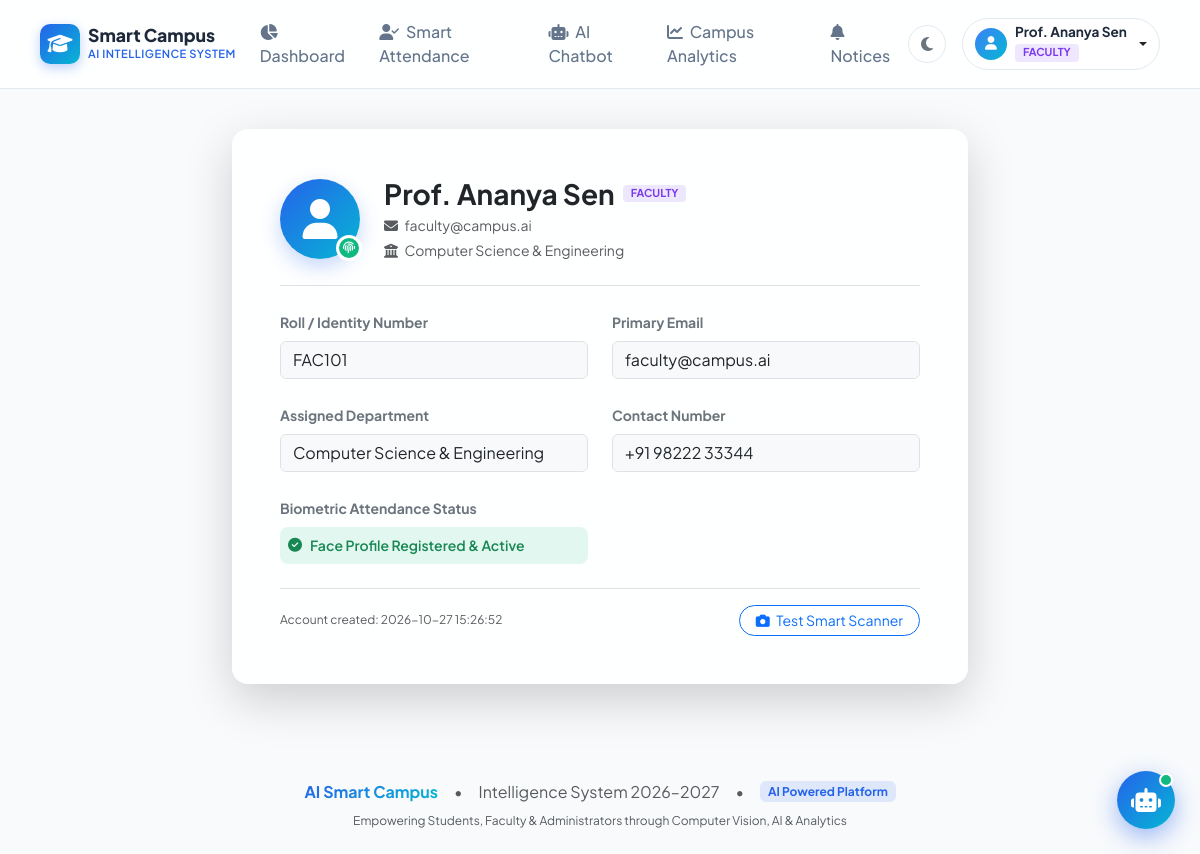
Screenshot of /profile (signed in) with the database file from the repository.
### tables this page shows
CREATE TABLE users (
    id INTEGER PRIMARY KEY AUTOINCREMENT,
    roll_number VARCHAR(50) UNIQUE,
    name VARCHAR(100) NOT NULL,
    email VARCHAR(120) UNIQUE NOT NULL,
    password_hash VARCHAR(255) NOT NULL,
    role VARCHAR(20) NOT NULL DEFAULT 'student', -- 'student', 'faculty', 'admin'
    department VARCHAR(100) DEFAULT 'Computer Science & Engineering',
    semester INTEGER DEFAULT 6,
    phone VARCHAR(20) DEFAULT '+91 98765 43210',
    face_image VARCHAR(255) DEFAULT 'default_avatar.png',
    cgpa REAL DEFAULT 8.75,
    created_at TIMESTAMP DEFAULT CURRENT_TIMESTAMP
);

### app.py (the view)
@app.route('/profile')
@login_required
def profile():
    user = get_current_user()
    return render_template('profile.html', user=user)

### app.py (called while the page is built)
def login_required(f):
    @wraps(f)
    def decorated_function(*args, **kwargs):
        if 'user_id' not in session:
            flash("Please sign in to access this page.", "warning")
            return redirect(url_for('login'))
        return f(*args, **kwargs)
    return decorated_function

def get_current_user():
    if 'user_id' not in session:
        return None
    conn = get_db_connection()
    user = conn.execute("SELECT * FROM users WHERE id = ?", (session['user_id'],)).fetchone()
    conn.close()
    return user

@app.context_processor
def inject_user():
    return dict(current_user=get_current_user(), now=datetime.now())

### database/db.py (called while the page is built)
def get_db_connection():
    conn = sqlite3.connect(DB_PATH)
    conn.row_factory = sqlite3.Row
    return conn

### templates/profile.html (shortened to what this page needs)
{% extends 'base.html' %}
{% block content %}
<div class="container py-4">
    <div class="row justify-content-center">
        <div class="col-lg-8">
            <div class="card card-glass border-0 shadow-lg p-4 p-md-5">
                <div class="d-flex flex-column flex-sm-row align-items-center gap-4 pb-4 border-bottom">
                    <div class="user-avatar-lg position-relative">
                        <i class="fa-solid fa-user text-white fs-1"></i>
                        <span class="biometric-badge-verified" title="Biometric Face Enrolled">
                            <i class="fa-solid fa-fingerprint"></i>
                        </span>
                    </div>
                    <div class="text-center text-sm-start">
                        <div class="d-flex flex-wrap align-items-center justify-content-center justify-content-sm-start gap-2 mb-1">
                            <h3 class="fw-bold text-dark mb-0">{{ user.name }}</h3>
                            <span class="badge badge-role-{{ user.role }}">{{ user.role|upper }}</span>
                        </div>
                        <p class="text-muted small mb-1">
                            <i class="fa-solid fa-envelope me-1"></i> {{ user.email }}
                        </p>
                        <p class="text-muted small mb-0">
                            <i class="fa-solid fa-building-columns me-1"></i> {{ user.department }}
                        </p>
                    </div>
                </div>
                <div class="row g-4 pt-4">
                    <div class="col-md-6">
                        <label class="form-label text-secondary small fw-bold">Roll / Identity Number</label>
                        <input type="text" class="form-control bg-light" value="{{ user.roll_number or 'STAFF-AUTH' }}" readonly>
                    </div>
                    <div class="col-md-6">
                        <label class="form-label text-secondary small fw-bold">Primary Email</label>
                        <input type="text" class="form-control bg-light" value="{{ user.email }}" readonly>
                    </div>
                    <div class="col-md-6">
                        <label class="form-label text-secondary small fw-bold">Assigned Department</label>
                        <input type="text" class="form-control bg-light" value="{{ user.department }}" readonly>
                    </div>
                    <div class="col-md-6">
                        <label class="form-label text-secondary small fw-bold">Contact Number</label>
                        <input type="text" class="form-control bg-light" value="{{ user.phone }}" readonly>
                    </div>
                    <div class="col-md-6">
                        <label class="form-label text-secondary small fw-bold">Biometric Attendance Status</label>
                        <div class="d-flex align-items-center gap-2 p-2 rounded-3 bg-soft-success text-success fw-semibold small">
                            <i class="fa-solid fa-circle-check"></i>
                            <span>Face Profile Registered & Active</span>
                        </div>
                    </div>
                </div>
                <div class="mt-4 pt-3 border-top d-flex justify-content-between align-items-center">
                    <span class="text-muted font-xs">Account created: {{ user.created_at }}</span>
                    <a href="{{ url_for('attendance') }}" class="btn btn-outline-primary btn-sm rounded-pill px-3">
                        <i class="fa-solid fa-camera me-1"></i> Test Smart Scanner
                    </a>
                </div>
            </div>
        </div>
    </div>
</div>
{% endblock %}

### templates/base.html (shortened to what this page needs)
<!DOCTYPE html>
<html lang="en">
<head>
    <link rel="stylesheet" href="https://cdnjs.cloudflare.com/ajax/libs/font-awesome/6.5.1/css/all.min.css">
    <link href="https://cdn.jsdelivr.net/npm/bootstrap@5.3.3/dist/css/bootstrap.min.css" rel="stylesheet">
    <link rel="stylesheet" href="{{ url_for('static', filename='css/style.css') }}">
</head>
<body class="theme-light">
    <nav class="navbar navbar-expand-lg navbar-glass sticky-top">
        <div class="container-fluid px-lg-4">
            <a class="navbar-brand d-flex align-items-center gap-2" href="{{ url_for('dashboard') if session.get('user_id') else url_for('login') }}">
                <div class="brand-logo-icon">
                    <i class="fa-solid fa-graduation-cap"></i>
                </div>
                <div class="d-flex flex-column">
                    <span class="brand-title">Smart Campus</span>
                    <span class="brand-subtitle">AI Intelligence System</span>
                </div>
            </a>
            {% if session.get('user_id') %}
            <div class="collapse navbar-collapse" id="navbarContent">
                <ul class="navbar-nav mx-auto mb-2 mb-lg-0 gap-lg-2">
                    <li class="nav-item">
                        <a class="nav-link {% if request.endpoint == 'dashboard' %}active{% endif %}" href="{{ url_for('dashboard') }}">
                            <i class="fa-solid fa-chart-pie me-1"></i> Dashboard
                        </a>
                    </li>
                    <li class="nav-item">
                        <a class="nav-link {% if request.endpoint == 'attendance' %}active{% endif %}" href="{{ url_for('attendance') }}">
                            <i class="fa-solid fa-user-check me-1"></i> Smart Attendance
                        </a>
                    </li>
                    <li class="nav-item">
                        <a class="nav-link {% if request.endpoint == 'chatbot' %}active{% endif %}" href="{{ url_for('chatbot') }}">
                            <i class="fa-solid fa-robot me-1"></i> AI Chatbot
                        </a>
                    </li>
                    <li class="nav-item">
                        <a class="nav-link {% if request.endpoint == 'analytics' %}active{% endif %}" href="{{ url_for('analytics') }}">
                            <i class="fa-solid fa-chart-line me-1"></i> Campus Analytics
                        </a>
                    </li>
                    <li class="nav-item">
                        <a class="nav-link {% if request.endpoint == 'notifications' %}active{% endif %}" href="{{ url_for('notifications') }}">
                            <i class="fa-solid fa-bell me-1"></i> Notices
                        </a>
                    </li>
                </ul>
                <div class="d-flex align-items-center gap-3">
                    <button class="btn btn-icon-round" id="themeToggleBtn" title="Toggle Dark/Light Mode">
                        <i class="fa-solid fa-moon" id="themeIcon"></i>
                    </button>
                    <div class="dropdown">
                        <button class="btn user-profile-btn dropdown-toggle d-flex align-items-center gap-2" type="button" data-bs-toggle="dropdown">
                            <div class="user-avatar-sm">
                                <i class="fa-solid fa-user"></i>
                            </div>
                            <div class="text-start d-none d-md-block">
                                <div class="user-name-label">{{ session.get('name', 'User') }}</div>
                                <span class="badge badge-role-{{ session.get('role', 'student') }}">{{ session.get('role', 'student')|upper }}</span>
                            </div>
                        </button>
                    </div>
                </div>
            </div>
            {% else %}
            <div class="ms-auto d-flex gap-2">
                <a href="{{ url_for('login') }}" class="btn btn-outline-primary btn-sm px-3">Sign In</a>
                <a href="{{ url_for('register') }}" class="btn btn-primary btn-sm px-3">Register</a>
            </div>
            {% endif %}
        </div>
    </nav>
    <main class="main-content">
        {% block content %}{% endblock %}
    </main>
    {% if session.get('user_id') and request.endpoint != 'chatbot' %}
    <div class="floating-chatbot-container">
        <button class="floating-chat-trigger" id="floatingChatTrigger" title="Open AI Smart Assistant">
            <i class="fa-solid fa-robot fa-bounce"></i>
            <span class="chat-badge-pulse"></span>
        </button>
    </div>
    {% endif %}
    <footer class="footer-modern py-4 mt-5">
        <div class="container text-center">
            <div class="d-flex flex-wrap justify-content-center align-items-center gap-3 mb-2">
                <span class="fw-bold text-gradient">AI Smart Campus</span>
                <span class="text-muted">•</span>
                <span class="text-muted">Intelligence System 2026–2027</span>
                <span class="text-muted">•</span>
                <span class="badge bg-soft-primary">AI Powered Platform</span>
            </div>
            <p class="text-muted font-xs mb-0">Empowering Students, Faculty & Administrators through Computer Vision, AI & Analytics</p>
        </div>
    </footer>
</body>
</html>

### static/css/style.css (style rules this page uses)
:root { --primary: #2563eb; --primary-hover: #1d4ed8; --primary-light: #eff6ff; --secondary: #64748b; --accent: #06b6d4; --success: #10b981; --warning: #f59e0b; --danger: #ef4444; --dark: #0f172a; --bg-body: #f8fafc; --bg-surface: #ffffff; --bg-surface-glass: rgba(255, 255, 255, 0.85); --border-color: #e2e8f0; --text-primary: #1e293b; --text-secondary: #64748b; --shadow-soft: 0 10px 25px -5px rgba(0, 0, 0, 0.05), 0 8px 10px -6px rgba(0, 0, 0, 0.02); --shadow-lg: 0 20px 25px -5px rgba(0, 0, 0, 0.08), 0 8px 10px -6px rgba(0, 0, 0, 0.03); }
body { font-family: 'Plus Jakarta Sans', system-ui, -apple-system, sans-serif; background-color: var(--bg-body); color: var(--text-primary); min-height: 100vh; display: flex; flex-direction: column; transition: background-color 0.3s ease, color 0.3s ease; }
.main-content { flex: 1 0 auto; }
.text-gradient { background: linear-gradient(135deg, #2563eb 0%, #06b6d4 100%); -webkit-background-clip: text; -webkit-text-fill-color: transparent; }
.font-xs { font-size: 0.75rem; }
.navbar-glass { background: var(--bg-surface-glass); backdrop-filter: blur(12px); -webkit-backdrop-filter: blur(12px); border-bottom: 1px solid var(--border-color); padding: 0.75rem 1rem; transition: all 0.3s ease; }
.brand-logo-icon { width: 40px; height: 40px; border-radius: 10px; background: linear-gradient(135deg, var(--primary), var(--accent)); color: #ffffff; display: flex; align-items: center; justify-content: center; font-size: 1.25rem; box-shadow: 0 4px 12px rgba(37, 99, 235, 0.3); }
.brand-title { font-weight: 800; font-size: 1.1rem; color: var(--text-primary); line-height: 1.1; }
.brand-subtitle { font-size: 0.7rem; color: var(--primary); font-weight: 600; letter-spacing: 0.5px; text-transform: uppercase; }
.navbar-nav .nav-link { font-weight: 500; color: var(--text-secondary); padding: 0.5rem 0.85rem; border-radius: 8px; transition: all 0.2s ease; }
.btn-icon-round { width: 38px; height: 38px; border-radius: 50%; display: inline-flex; align-items: center; justify-content: center; border: 1px solid var(--border-color); background: var(--bg-surface); color: var(--text-secondary); transition: all 0.2s ease; }
.user-profile-btn { border: 1px solid var(--border-color); background: var(--bg-surface); padding: 0.35rem 0.75rem; border-radius: 30px; }
.user-avatar-sm { width: 32px; height: 32px; border-radius: 50%; background: linear-gradient(135deg, #3b82f6, #06b6d4); color: #ffffff; display: flex; align-items: center; justify-content: center; font-size: 0.85rem; }
.user-avatar-lg { width: 80px; height: 80px; border-radius: 50%; background: linear-gradient(135deg, var(--primary), var(--accent)); display: flex; align-items: center; justify-content: center; box-shadow: 0 8px 20px rgba(37, 99, 235, 0.25); }
.user-name-label { font-size: 0.85rem; font-weight: 700; line-height: 1.1; color: var(--text-primary); }
.badge-role-faculty { background: rgba(139, 92, 246, 0.15); color: #7c3aed; font-size: 0.68rem; font-weight: 700; padding: 0.2rem 0.5rem; border-radius: 4px; }
.bg-soft-primary { background-color: rgba(37, 99, 235, 0.12); color: #2563eb; }
.bg-soft-success { background-color: rgba(16, 185, 129, 0.12); color: #059669; }
.card-glass { background: var(--bg-surface-glass); backdrop-filter: blur(16px); -webkit-backdrop-filter: blur(16px); border: 1px solid var(--border-color); border-radius: 16px; box-shadow: var(--shadow-soft); transition: transform 0.2s ease, box-shadow 0.2s ease; }
.floating-chatbot-container { position: fixed; bottom: 25px; right: 25px; z-index: 1050; }
.floating-chat-trigger { width: 58px; height: 58px; border-radius: 50%; background: linear-gradient(135deg, #2563eb, #06b6d4); color: #ffffff; border: none; box-shadow: 0 8px 24px rgba(37, 99, 235, 0.45); display: flex; align-items: center; justify-content: center; font-size: 1.5rem; cursor: pointer; position: relative; transition: transform 0.2s ease; }
.chat-badge-pulse { position: absolute; top: 2px; right: 2px; width: 14px; height: 14px; background: #10b981; border: 2px solid #ffffff; border-radius: 50%; }
.biometric-badge-verified { position: absolute; bottom: -2px; right: -2px; background: #10b981; color: #ffffff; width: 26px; height: 26px; border-radius: 50%; border: 3px solid var(--bg-surface); display: flex; align-items: center; justify-content: center; font-size: 0.75rem; }

### rows the page displays
users: get "Prof. Ananya Sen", get "FACULTY", name "Prof. Ananya Sen", role "FACULTY", email "faculty@campus.ai", department "Computer Science & Engineering", roll_number "FAC101", phone "+91 98222 33344", created_at "2026-10-27 15:26:52"
